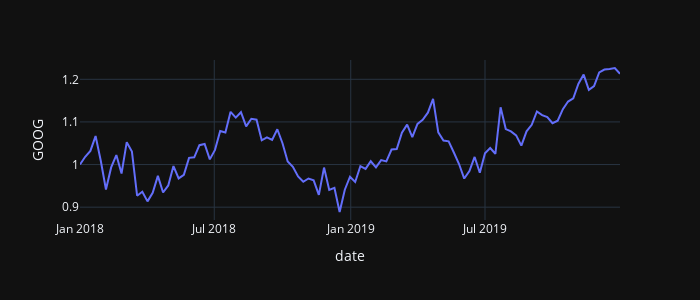

Notebook code cell kept with this figure:
### Code cell
px.line(df_stocks, x = 'date', y = 'GOOG', template='plotly_dark',height=300, width=700)
